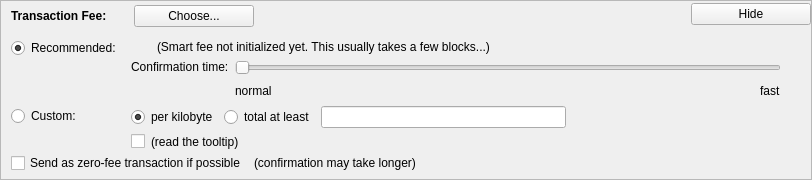
    <widget class="QFrame" name="frameFee">
     <property name="sizePolicy">
      <sizepolicy hsizetype="Expanding" vsizetype="Expanding">
       <horstretch>0</horstretch>
       <verstretch>0</verstretch>
      </sizepolicy>
     </property>
     <property name="maximumSize">
      <size>
       <width>16777215</width>
       <height>16777215</height>
      </size>
     </property>
     <property name="frameShape">
      <enum>QFrame::StyledPanel</enum>
     </property>
     <property name="frameShadow">
      <enum>QFrame::Sunken</enum>
     </property>
     <layout class="QVBoxLayout" name="verticalLayoutFee1">
      <property name="spacing">
       <number>0</number>
      </property>
      <property name="leftMargin">
       <number>0</number>
      </property>
      <property name="topMargin">
       <number>0</number>
      </property>
      <property name="rightMargin">
       <number>0</number>
      </property>
      <property name="bottomMargin">
       <number>0</number>
      </property>
      <item>
       <layout class="QVBoxLayout" name="verticalLayoutFee2" stretch="0,0,0">
        <property name="spacing">
         <number>0</number>
        </property>
        <property name="leftMargin">
         <number>10</number>
        </property>
        <property name="topMargin">
         <number>0</number>
        </property>
        <item>
         <layout class="QHBoxLayout" name="horizontalLayoutFee1">
          <property name="bottomMargin">
           <number>0</number>
          </property>
          <item>
           <layout class="QVBoxLayout" name="verticalLayoutFee7">
            <property name="spacing">
             <number>0</number>
            </property>
            <item>
             <spacer name="verticalSpacerSmartFee">
              <property name="orientation">
               <enum>Qt::Vertical</enum>
              </property>
              <property name="sizeType">
               <enum>QSizePolicy::Fixed</enum>
              </property>
              <property name="sizeHint" stdset="0">
               <size>
                <width>1</width>
                <height>4</height>
               </size>
              </property>
             </spacer>
            </item>
            <item>
             <layout class="QHBoxLayout" name="horizontalLayoutSmartFee">
              <property name="spacing">
               <number>10</number>
              </property>
              <item>
               <widget class="QLabel" name="labelFeeHeadline">
                <property name="sizePolicy">
                 <sizepolicy hsizetype="Preferred" vsizetype="Maximum">
                  <horstretch>0</horstretch>
                  <verstretch>0</verstretch>
                 </sizepolicy>
                </property>
                <property name="font">
                 <font>
                  <weight>75</weight>
                  <bold>true</bold>
                 </font>
                </property>
                <property name="styleSheet">
                 <string notr="true">font-weight:bold;</string>
                </property>
                <property name="text">
                 <string>Transaction Fee:</string>
                </property>
               </widget>
              </item>
              <item>
               <widget class="QLabel" name="labelFeeMinimized">
                <property name="text">
                 <string/>
                </property>
               </widget>
              </item>
              <item>
               <widget class="QPushButton" name="buttonChooseFee">
                <property name="minimumSize">
                 <size>
                  <width>120</width>
                  <height>0</height>
                 </size>
                </property>
                <property name="styleSheet">
                 <string notr="true">
</string>
                </property>
                <property name="text">
                 <string>Choose...</string>
                </property>
               </widget>
              </item>
             </layout>
            </item>
            <item>
             <spacer name="verticalSpacer_5">
              <property name="orientation">
               <enum>Qt::Vertical</enum>
              </property>
              <property name="sizeHint" stdset="0">
               <size>
                <width>1</width>
                <height>1</height>
               </size>
              </property>
             </spacer>
            </item>
           </layout>
          </item>
          <item>
           <spacer name="horizontalSpacer_4">
            <property name="orientation">
             <enum>Qt::Horizontal</enum>
            </property>
            <property name="sizeHint" stdset="0">
             <size>
              <width>40</width>
              <height>20</height>
             </size>
            </property>
           </spacer>
          </item>
          <item>
           <widget class="QPushButton" name="buttonMinimizeFee">
            <property name="minimumSize">
             <size>
              <width>120</width>
              <height>0</height>
             </size>
            </property>
            <property name="toolTip">
             <string>collapse fee-settings</string>
            </property>
            <property name="styleSheet">
             <string notr="true"/>
            </property>
            <property name="text">
             <string>Hide</string>
            </property>
           </widget>
          </item>
         </layout>
        </item>
        <item>
         <widget class="QFrame" name="frameFeeSelection">
          <layout class="QVBoxLayout" name="verticalLayoutFee12">
           <property name="spacing">
            <number>0</number>
           </property>
           <property name="leftMargin">
            <number>0</number>
           </property>
           <property name="topMargin">
            <number>0</number>
           </property>
           <property name="rightMargin">
            <number>0</number>
           </property>
           <property name="bottomMargin">
            <number>0</number>
           </property>
           <item>
            <layout class="QGridLayout" name="gridLayoutFee">
             <property name="topMargin">
              <number>10</number>
             </property>
             <property name="bottomMargin">
              <number>4</number>
             </property>
             <property name="horizontalSpacing">
              <number>10</number>
             </property>
             <property name="verticalSpacing">
              <number>4</number>
             </property>
             <item row="1" column="1">
              <layout class="QVBoxLayout" name="verticalLayoutFee8">
               <property name="spacing">
                <number>6</number>
               </property>
               <item>
                <layout class="QHBoxLayout" name="horizontalLayoutFee13">
                 <item>
                  <widget class="QRadioButton" name="radioCustomPerKilobyte">
                   <property name="toolTip">
                    <string>If the custom fee is set to 1000 duffs and the transaction is only 250 bytes, then &quot;per kilobyte&quot; only pays 250 duffs in fee,&lt;br /&gt;while &quot;at least&quot; pays 1000 duffs. For transactions bigger than a kilobyte both pay by kilobyte.</string>
                   </property>
                   <property name="text">
                    <string>per kilobyte</string>
                   </property>
                   <property name="checked">
                    <bool>true</bool>
                   </property>
                   <attribute name="buttonGroup">
                    <string notr="true">groupCustomFee</string>
                   </attribute>
                  </widget>
                 </item>
                 <item>
                  <widget class="QRadioButton" name="radioCustomAtLeast">
                   <property name="toolTip">
                    <string>If the custom fee is set to 1000 duffs and the transaction is only 250 bytes, then &quot;per kilobyte&quot; only pays 250 duffs in fee,&lt;br /&gt;while &quot;total at least&quot; pays 1000 duffs. For transactions bigger than a kilobyte both pay by kilobyte.</string>
                   </property>
                   <property name="text">
                    <string>total at least</string>
                   </property>
                   <attribute name="buttonGroup">
                    <string notr="true">groupCustomFee</string>
                   </attribute>
                  </widget>
                 </item>
                 <item>
                  <widget class="BitcoinAmountField" name="customFee"/>
                 </item>
                 <item>
                  <spacer name="horizontalSpacer_6">
                   <property name="orientation">
                    <enum>Qt::Horizontal</enum>
                   </property>
                   <property name="sizeHint" stdset="0">
                    <size>
                     <width>1</width>
                     <height>1</height>
                    </size>
                   </property>
                  </spacer>
                 </item>
                </layout>
               </item>
               <item>
                <layout class="QHBoxLayout" name="horizontalLayoutFee8">
                 <item>
                  <widget class="QCheckBox" name="checkBoxMinimumFee">
                   <property name="toolTip">
                    <string>Paying only the minimum fee is just fine as long as there is less transaction volume than space in the blocks.&lt;br /&gt;But be aware that this can end up in a never confirming transaction once there is more demand for hdchain transactions than the network can process.</string>
                   </property>
                   <property name="text">
                    <string/>
                   </property>
                  </widget>
                 </item>
                 <item>
                  <widget class="QLabel" name="labelMinFeeWarning">
                   <property name="enabled">
                    <bool>true</bool>
                   </property>
                   <property name="toolTip">
                    <string>Paying only the minimum fee is just fine as long as there is less transaction volume than space in the blocks.&lt;br /&gt;But be aware that this can end up in a never confirming transaction once there is more demand for hdchain transactions than the network can process.</string>
                   </property>
                   <property name="text">
                    <string>(read the tooltip)</string>
                   </property>
                   <property name="margin">
                    <number>5</number>
                   </property>
                  </widget>
                 </item>
                 <item>
                  <spacer name="horizontalSpacer_2">
                   <property name="orientation">
                    <enum>Qt::Horizontal</enum>
                   </property>
                   <property name="sizeHint" stdset="0">
                    <size>
                     <width>1</width>
                     <height>1</height>
                    </size>
                   </property>
                  </spacer>
                 </item>
                </layout>
               </item>
              </layout>
             </item>
             <item row="0" column="0">
              <layout class="QVBoxLayout" name="verticalLayoutFee4" stretch="0,1">
               <item>
                <widget class="QRadioButton" name="radioSmartFee">
                 <property name="text">
                  <string>Recommended:</string>
                 </property>
                 <property name="checked">
                  <bool>true</bool>
                 </property>
                 <attribute name="buttonGroup">
                  <string notr="true">groupFee</string>
                 </attribute>
                </widget>
               </item>
               <item>
                <spacer name="verticalSpacer_2">
                 <property name="orientation">
                  <enum>Qt::Vertical</enum>
                 </property>
                 <property name="sizeHint" stdset="0">
                  <size>
                   <width>1</width>
                   <height>1</height>
                  </size>
                 </property>
                </spacer>
               </item>
              </layout>
             </item>
             <item row="1" column="0">
              <layout class="QVBoxLayout" name="verticalLayoutFee9" stretch="0,1">
               <item>
                <widget class="QRadioButton" name="radioCustomFee">
                 <property name="text">
                  <string>Custom:</string>
                 </property>
                 <attribute name="buttonGroup">
                  <string notr="true">groupFee</string>
                 </attribute>
                </widget>
               </item>
               <item>
                <spacer name="verticalSpacer_6">
                 <property name="orientation">
                  <enum>Qt::Vertical</enum>
                 </property>
                 <property name="sizeHint" stdset="0">
                  <size>
                   <width>1</width>
                   <height>1</height>
                  </size>
                 </property>
                </spacer>
               </item>
              </layout>
             </item>
             <item row="0" column="1">
              <layout class="QVBoxLayout" name="verticalLayoutFee3" stretch="0,0,1">
               <property name="spacing">
                <number>6</number>
               </property>
               <property name="topMargin">
                <number>2</number>
               </property>
               <item>
                <layout class="QHBoxLayout" name="horizontalLayoutFee12">
                 <item>
                  <widget class="QLabel" name="labelSmartFee">
                   <property name="text">
                    <string/>
                   </property>
                   <property name="margin">
                    <number>2</number>
                   </property>
                  </widget>
                 </item>
                 <item>
                  <widget class="QLabel" name="labelFeeEstimation">
                   <property name="text">
                    <string/>
                   </property>
                  </widget>
                 </item>
                 <item>
                  <widget class="QLabel" name="labelSmartFee2">
                   <property name="text">
                    <string>(Smart fee not initialized yet. This usually takes a few blocks...)</string>
                   </property>
                   <property name="margin">
                    <number>2</number>
                   </property>
                  </widget>
                 </item>
                 <item>
                  <spacer name="horizontalSpacer_5">
                   <property name="orientation">
                    <enum>Qt::Horizontal</enum>
                   </property>
                   <property name="sizeHint" stdset="0">
                    <size>
                     <width>1</width>
                     <height>1</height>
                    </size>
                   </property>
                  </spacer>
                 </item>
                </layout>
               </item>
               <item>
                <layout class="QHBoxLayout" name="horizontalLayoutFee9">
                 <item>
                  <layout class="QVBoxLayout" name="verticalLayoutFee6">
                   <item>
                    <widget class="QLabel" name="labelSmartFee3">
                     <property name="text">
                      <string>Confirmation time:</string>
                     </property>
                     <property name="margin">
                      <number>2</number>
                     </property>
                    </widget>
                   </item>
                   <item>
                    <spacer name="verticalSpacer_3">
                     <property name="orientation">
                      <enum>Qt::Vertical</enum>
                     </property>
                     <property name="sizeHint" stdset="0">
                      <size>
                       <width>1</width>
                       <height>1</height>
                      </size>
                     </property>
                    </spacer>
                   </item>
                  </layout>
                 </item>
                 <item>
                  <layout class="QVBoxLayout" name="verticalLayoutFee5">
                   <property name="rightMargin">
                    <number>30</number>
                   </property>
                   <item>
                    <widget class="QSlider" name="sliderSmartFee">
                     <property name="minimum">
                      <number>0</number>
                     </property>
                     <property name="maximum">
                      <number>24</number>
                     </property>
                     <property name="pageStep">
                      <number>1</number>
                     </property>
                     <property name="value">
                      <number>0</number>
                     </property>
                     <property name="orientation">
                      <enum>Qt::Horizontal</enum>
                     </property>
                     <property name="invertedAppearance">
                      <bool>false</bool>
                     </property>
                     <property name="invertedControls">
                      <bool>false</bool>
                     </property>
                     <property name="tickPosition">
                      <enum>QSlider::NoTicks</enum>
                     </property>
                    </widget>
                   </item>
                   <item>
                    <layout class="QHBoxLayout" name="horizontalLayoutFee10">
                     <item>
                      <widget class="QLabel" name="labelSmartFeeNormal">
                       <property name="text">
                        <string>normal</string>
                       </property>
                      </widget>
                     </item>
                     <item>
                      <spacer name="horizontalSpacer_3">
                       <property name="orientation">
                        <enum>Qt::Horizontal</enum>
                       </property>
                       <property name="sizeHint" stdset="0">
                        <size>
                         <width>40</width>
                         <height>20</height>
                        </size>
                       </property>
                      </spacer>
                     </item>
                     <item>
                      <widget class="QLabel" name="labelSmartFeeFast">
                       <property name="text">
                        <string>fast</string>
                       </property>
                      </widget>
                     </item>
                    </layout>
                   </item>
                  </layout>
                 </item>
                </layout>
               </item>
               <item>
                <spacer name="verticalSpacer_4">
                 <property name="orientation">
                  <enum>Qt::Vertical</enum>
                 </property>
                 <property name="sizeHint" stdset="0">
                  <size>
                   <width>1</width>
                   <height>1</height>
                  </size>
                 </property>
                </spacer>
               </item>
              </layout>
             </item>
            </layout>
           </item>
           <item>
            <layout class="QHBoxLayout" name="horizontalLayoutFee5" stretch="0,0,0">
             <property name="spacing">
              <number>8</number>
             </property>
             <property name="bottomMargin">
              <number>4</number>
             </property>
             <item>
              <widget class="QCheckBox" name="checkBoxFreeTx">
               <property name="text">
                <string>Send as zero-fee transaction if possible</string>
               </property>
              </widget>
             </item>
             <item>
              <widget class="QLabel" name="labelFreeTx">
               <property name="text">
                <string>(confirmation may take longer)</string>
               </property>
               <property name="margin">
                <number>5</number>
               </property>
              </widget>
             </item>
             <item>
              <spacer name="horizontalSpacerFee5">
               <property name="orientation">
                <enum>Qt::Horizontal</enum>
               </property>
               <property name="sizeHint" stdset="0">
                <size>
                 <width>1</width>
                 <height>1</height>
                </size>
               </property>
              </spacer>
             </item>
            </layout>
           </item>
           <item>
            <spacer name="verticalSpacerFee2">
             <property name="orientation">
              <enum>Qt::Vertical</enum>
             </property>
             <property name="sizeHint" stdset="0">
              <size>
               <width>1</width>
               <height>1</height>
              </size>
             </property>
            </spacer>
           </item>
          </layout>
         </widget>
        </item>
        <item>
         <spacer name="verticalSpacerFee">
          <property name="orientation">
           <enum>Qt::Vertical</enum>
          </property>
          <property name="sizeHint" stdset="0">
           <size>
            <width>800</width>
            <height>1</height>
           </size>
          </property>
         </spacer>
        </item>
       </layout>
      </item>
     </layout>
    </widget>
